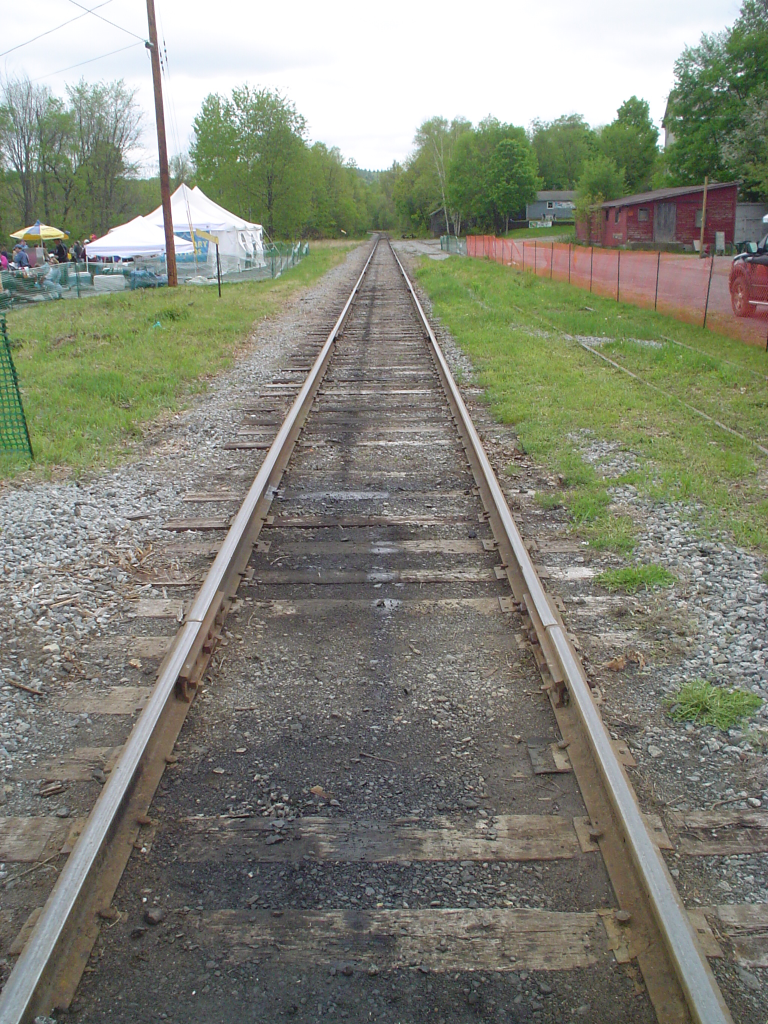
#> input picture birds_eye_view/perspective.jpg, 1536 x 2048 px, found by its file name (shown at 1/2 size)
$ jupyter execute --allow-errors birds_eye_view.ipynb
#> lines starting #> are read from the running program, lines starting #| are printed output that depends on the picture; after the words box and inside, x2 and y2 are one past the last pixel; in counts of white or black regions, pixels touching at a corner belong together
https://nikolasent.github.io/opencv/2017/05/07/Bird's-Eye-View-Transformation.html

위 사이트 이미지 업로드

[cell 1]
import cv2
import numpy as np
import matplotlib.pyplot as plt
from google.colab import drive

drive.mount('/content/drive')


IMAGE_H = 223
IMAGE_W = 1280

src = np.float32([[0, IMAGE_H], [1207, IMAGE_H], [0, 0], [IMAGE_W, 0]])
dst = np.float32([[569, IMAGE_H], [711, IMAGE_H], [0, 0], [IMAGE_W, 0]])
M = cv2.getPerspectiveTransform(src, dst)    # The transformation matrix
Minv = cv2.getPerspectiveTransform(dst, src) # Inverse transformation

# img = cv2.imread('/content/drive/My Drive/test_img.jpg')           # Read the test img
img = cv2.imread('/content/drive/My Drive/photo1.jpg')
#> (the rest of this cell did not finish here and is left out)

[cell 2]
import cv2
import numpy as np
import matplotlib.pyplot as plt

IMAGE_H = 223
IMAGE_W = 1280

src = np.float32([[0, IMAGE_H], [1207, IMAGE_H], [0, 0], [IMAGE_W, 0]])
dst = np.float32([[569, IMAGE_H], [711, IMAGE_H], [0, 0], [IMAGE_W, 0]])
M = cv2.getPerspectiveTransform(src, dst)    # The transformation matrix
Minv = cv2.getPerspectiveTransform(dst, src) # Inverse transformation


# img = cv2.imread('/content/drive/My Drive/test_img.jpg')           # Read the test img
img = cv2.imread('/content/drive/My Drive/photo1.jpg')
#> (the rest of this cell did not finish here and is left out)

[cell 3]
import numpy as np
import matplotlib.pyplot as plt

# Calculate a polinomial value in a given point x
def pol_calc(pol, x):
    pol_f = np.poly1d(pol)
    return(pol_f(x))

# Create original line text equation for a plot legend
def text_eq(pol):
    str_eq = 'Original line\ny = '
    j = 1
    for i,p in enumerate(pol):
        print(p)
        str_eq += str(p)
        order = len(pol)-j
        if order > 1:
            str_eq += ('x^'+str(order))
            if pol[i+1] > 0:
                str_eq += '+'
        elif order > 0:
            str_eq += ('x')
            if pol[i+1] > 0:
                str_eq += '+'
        j += 1
    return str_eq

#Calculate approximated equidistant to a parabola
EQUID_POINTS = 20 # Number of points to use for the equidistant approximation

def equidistant(pol, d, max_l = 1, plot = False):
#> called with pol = array of shape (4,), d = -0.1, max_l = 1, plot = True
    x_pol = np.linspace(0, max_l, num=EQUID_POINTS) # Reference curve points
    y_pol = pol_calc(pol, x_pol)
    x_m = [] # Mid points
    y_m = []
    k_m = []
    # Calculate polints position between given points
    for i in range(len(x_pol)-1):
        y_m.append((y_pol[i+1]-y_pol[i])/2.0+y_pol[i])
        x_m.append((x_pol[i+1]-x_pol[i])/2.0+x_pol[i])
        # Slope of perpendicular lines
        if y_pol[i+1] == y_pol[i]: #Avoid division by 0
            k_m.append(1e8) # A vary big number
        else:
            k_m.append(-(x_pol[i+1]-x_pol[i])/(y_pol[i+1]-y_pol[i])) # Slope of a perpendicular
    # Convert arrays into np.arrays
    x_m = np.array(x_m)
    y_m = np.array(y_m)
    k_m = np.array(k_m)
    # Calculate equidistant points
    x_eq = d*np.sqrt(1.0/(1+k_m**2)) # Calculate reference shift dx of the equidistant points
    y_eq = np.zeros_like(x_eq) # Create np.array for y_eq
    if d >= 0: # x positions of the equidistant depends on direction
        for i in range(len(y_m)):
            if k_m[i] < 0:
                x_eq[i] = x_m[i]-abs(x_eq[i])
            else:
                x_eq[i] = x_m[i]+abs(x_eq[i])
            y_eq[i] = (y_m[i]-k_m[i]*x_m[i])+k_m[i]*x_eq[i]
    else:
        for i in range(len(y_m)):
            if k_m[i] < 0:
                x_eq[i] = x_m[i]+abs(x_eq[i])
            else:
                x_eq[i] = x_m[i]-abs(x_eq[i])
            y_eq[i] = (y_m[i]-k_m[i]*x_m[i])+k_m[i]*x_eq[i]
    # Fit a polinomial of order which is the same to the given one to the equidistant points
    pol_eq = np.polyfit(x_eq, y_eq, len(pol)-1)
    # Visualize results
    if plot:
        # Original line
        plt.plot(x_pol, y_pol, color='red', linewidth=1, label = text_eq(pol))
        # Equidistant
        plt.plot(x_eq, y_eq, color='green', linewidth=1, label = 'Equidistant, d = '+ str(d))
        #Approximation
        plt.plot(x_pol, pol_calc(pol_eq, x_pol), color='blue',
                 linewidth=1, label = 'Approximation')
        plt.legend() # Add legend
        plt.axis('equal')
        # Draw black connection lines
        for i in range(len(x_m)):
            plt.plot([x_m[i],x_eq[i]], [y_m[i],y_eq[i]], color='black', linewidth=1)
        plt.show()
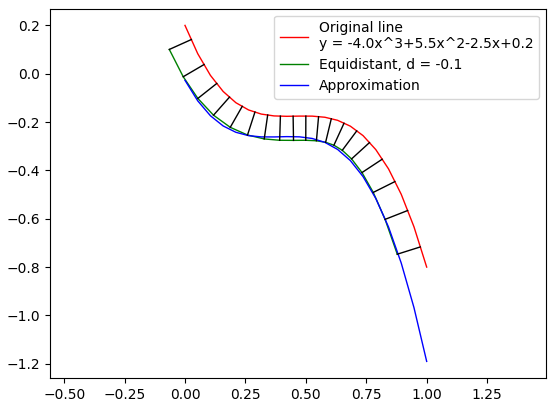
#> figure drawn by matplotlib, 1 panel; curve peaks at x = 0, y = 0.2; curve peaks at x = -0.0649, y = 0.1; curve peaks at x = 0, y = -0.0272
        #plt.savefig('./equid.jpg')
    return pol_eq

# Use example
pol = np.array([-4.0, 5.5,  -2.5,  0.2])
print(equidistant(pol, -0.1, plot=True))

[cell 4]
import numpy as np
from sklearn.metrics import mean_squared_error

DEV_POL = 2 # Max mean squared error of the approximation
MSE_DEV = 1.1 # Minimum mean squared error ratio to consider higher order of the polynomial
def best_pol_ord(x, y):
    pol1 = np.polyfit(y, x, 1)
    pred1 = pol_calc(pol1, y)
    mse1 = mean_squared_error(x, pred1)
    if mse1 < DEV_POL:
        return pol1, mse1
    pol2 = np.polyfit(y, x, 2)
    pred2 = pol_calc(pol2, y)
    mse2 = mean_squared_error(x, pred2)
    if mse2 < DEV_POL or mse1 / mse2 < MSE_DEV:
            return pol2, mse2
    else:
        pol3 = np.polyfit(y, x, 3)
        pred3 = pol_calc(pol3, y)
        mse3 = mean_squared_error(x, pred3)
        if mse2 / mse3 < MSE_DEV:
            return pol2, mse2
        else:
            return pol3, mse3

https://github.com/NikolasEnt/Advanced-Lane-Lines

https://github.com/NikolasEnt/Vehicle-Detection-and-Tracking

https://github.com/gramman75/opencv/blob/master/doc/10.imageTransformation/imageTransformation.rst

이미지 위치
https://github.com/gramman75/opencv/blob/master/study/images/perspective.jpg

[cell 5]
#-*- coding:utf-8 -*-
import cv2
import numpy as np
from matplotlib import pyplot as plt

img = cv2.imread('/content/drive/My Drive/perspective.jpg')
#> img is the input picture: shape (2048, 1536, 3); mean B, G, R 119.5, 132.6, 130.7

# [x,y] 좌표점을 4x2의 행렬로 작성
# 좌표점은 좌상->좌하->우상->우하
pts1 = np.float32([[504,1003],[243,1525],[1000,1000],[1280,1685]])

# 좌표의 이동점
pts2 = np.float32([[10,10],[10,1000],[1000,10],[1000,1000]])

# pts1의 좌표에 표시. perspective 변환 후 이동 점 확인.
cv2.circle(img, (504,1003), 20, (255,0,0),-1)
#> img: shape (2048, 1536, 3); 0.04% of pixels changed, all inside (x1, y1, x2, y2) = (484, 983, 525, 1024)
cv2.circle(img, (243,1524), 20, (0,255,0),-1)
#> img: shape (2048, 1536, 3); mean B, G, R 119.5, 132.6, 130.6
cv2.circle(img, (1000,1000), 20, (0,0,255),-1)
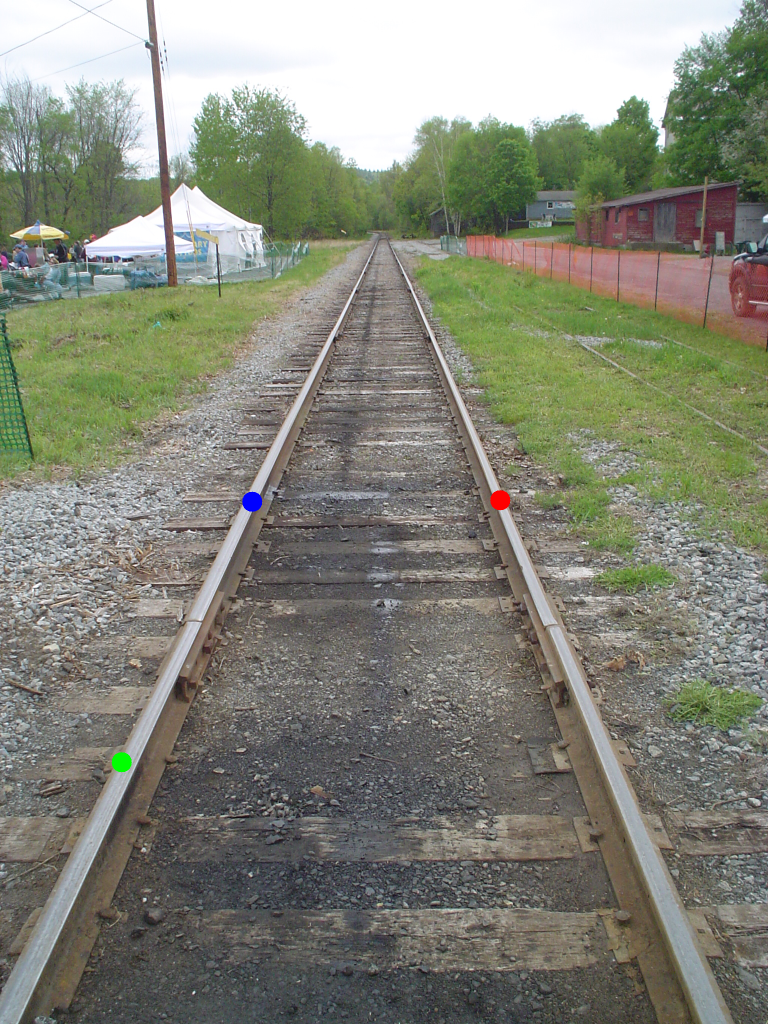
#> img: shape (2048, 1536, 3) (shown at 1/2 size); mean B, G, R 119.4, 132.5, 130.6
cv2.circle(img, (1280,1685), 20, (0,0,0),-1)
#> img: shape (2048, 1536, 3); 0.04% of pixels changed, all inside (x1, y1, x2, y2) = (1260, 1665, 1301, 1706)
M = cv2.getPerspectiveTransform(pts1, pts2)

dst = cv2.warpPerspective(img, M, (1100,1100))
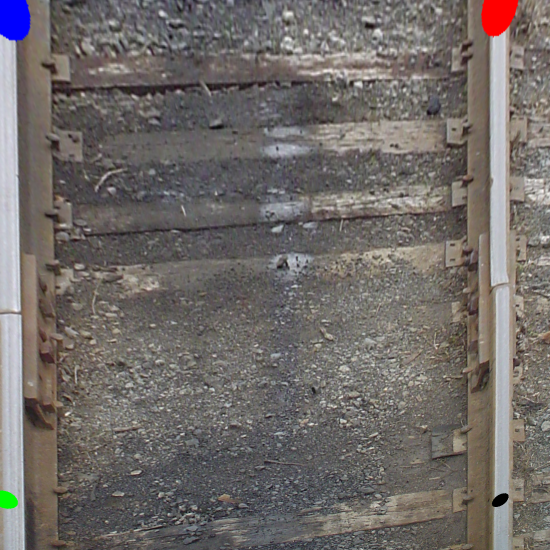
#> dst: shape (1100, 1100, 3) (shown at 1/2 size); mean B, G, R 104.3, 107.1, 112.4

plt.subplot(121),plt.imshow(img),plt.title('image')
plt.subplot(122),plt.imshow(dst),plt.title('Perspective')
plt.show()
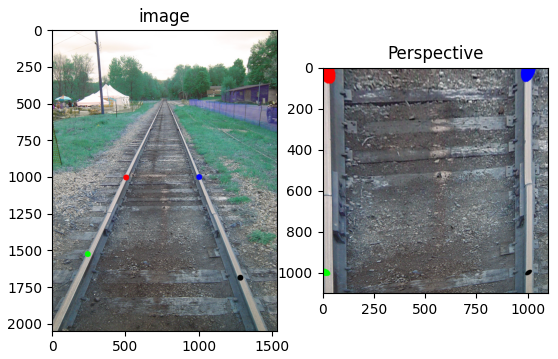
#> figure drawn by matplotlib, 2 panels; B, G, R data is drawn as R, G, B

[cell 6]
#-*- coding:utf-8 -*-
import cv2
import numpy as np
from matplotlib import pyplot as plt

img = cv2.imread('/content/drive/My Drive/lane1.jpg')
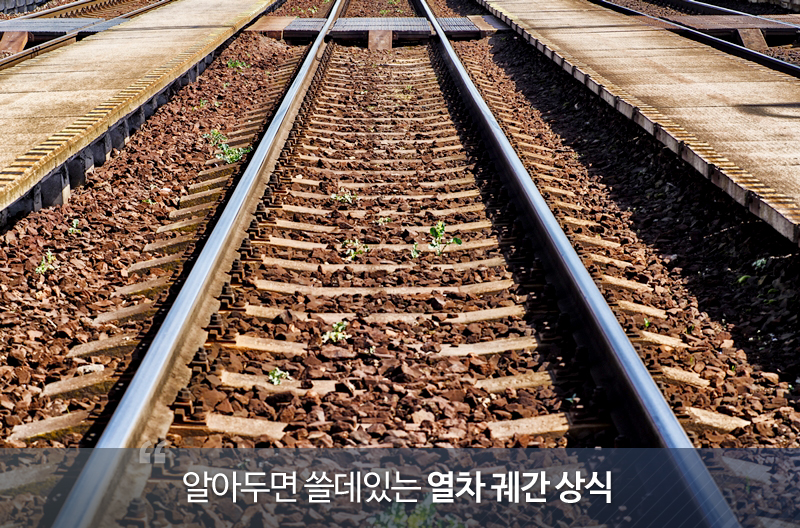
#> input picture birds_eye_view/lane1.jpg, 800 x 528 px, found by its file name
#> img is the input picture: shape (528, 800, 3); mean B, G, R 84.9, 97.1, 119.7

# [x,y] 좌표점을 4x2의 행렬로 작성
# 좌표점은 좌상->좌하->우상->우하
pts1 = np.float32([[230,200],[81,508],[550,200],[700,508]])

# 좌표의 이동점
pts2 = np.float32([[10,10],[10,1000],[1000,10],[1000,1000]])

# pts1의 좌표에 표시. perspective 변환 후 이동 점 확인.
cv2.circle(img, (230,200), 20, (255,0,0),-1)
cv2.circle(img, (81,508), 20, (0,255,0),-1)
cv2.circle(img, (550,200), 20, (0,0,255),-1)
cv2.circle(img, (700,508), 20, (0,0,0),-1)
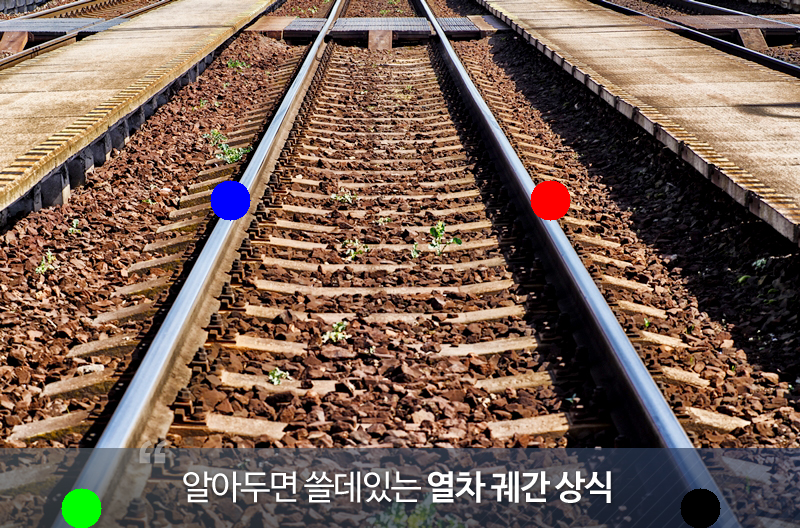
#> img: shape (528, 800, 3); mean B, G, R 84.4, 96.6, 119.2
M = cv2.getPerspectiveTransform(pts1, pts2)

dst = cv2.warpPerspective(img, M, (1100,1100))
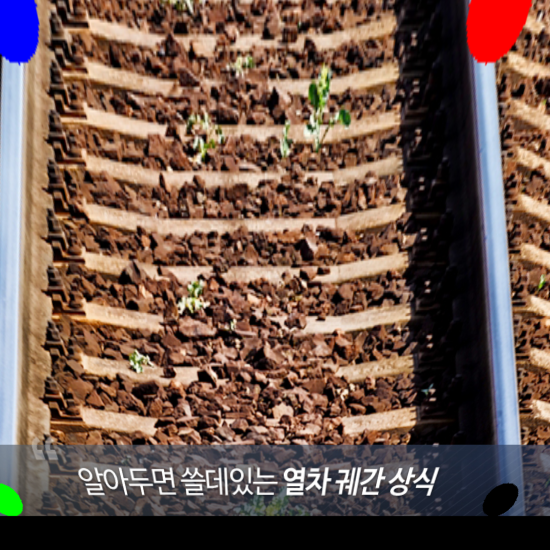
#> dst: shape (1100, 1100, 3) (shown at 1/2 size); mean B, G, R 76, 86.4, 111.2

plt.subplot(121),plt.imshow(img),plt.title('image')
plt.subplot(122),plt.imshow(dst),plt.title('Perspective')
plt.show()
#> figure, not shown here; B, G, R data is drawn as R, G, B
